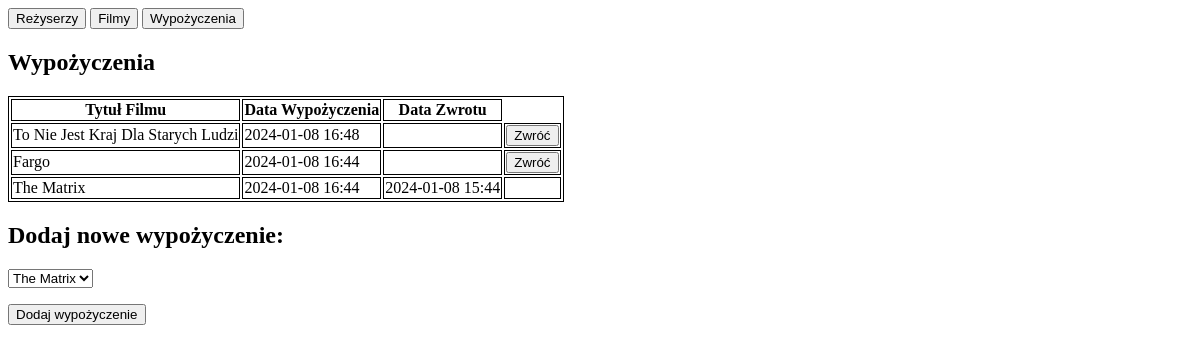
Page /loans on the earlier database version.
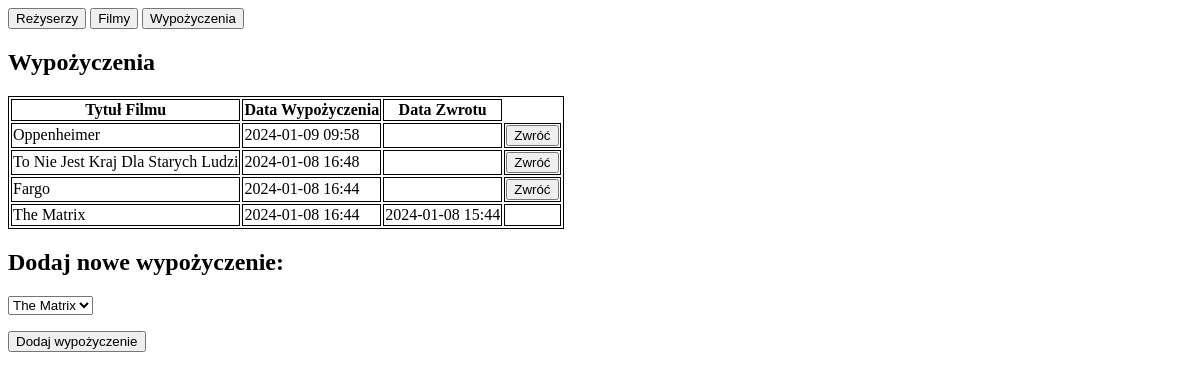
Same page on the later database version.
### website/models.py (models this page shows, shortened)
class Loan(db.Model):
    id = db.Column(db.Integer, primary_key=True)
    movie_id = db.Column(db.Integer, db.ForeignKey("movie.id"), nullable=False)
    borrowed_date = db.Column(db.DateTime, default=datetime.now)
    returned_date = db.Column(db.DateTime, nullable=True)
    movie = db.relationship("Movie", back_populates="loan")

class Movie(db.Model):
    id = db.Column(db.Integer, primary_key=True)
    title = db.Column(db.String(100))
    opinion = db.Column(db.String(500))
    watched = db.Column(db.Boolean, default=True)
    directors = db.relationship(
        "Director", secondary=movie_director_association, back_populates="movies"
    )
    loan = db.relationship("Loan", back_populates="movie", uselist=False)

### website/views.py (the view, shortened to what this page needs)
@views.route("/loans", methods=["GET", "POST"])
def loans_list():
    loans = Loan.query.order_by(Loan.borrowed_date.desc()).all()
    subquery = (
        db.session.query(Loan.movie_id).filter(Loan.returned_date == None).subquery()
    )
    movies = Movie.query.filter(~Movie.id.in_(subquery)).all()
    return render_template("loans.html", loans=loans, movies=movies)

### website/templates/loans.html (shortened to what this page needs)
<!DOCTYPE html>
<html lang="en">
<head>
</head>
<body>
<a href="/directors"><input type="submit" value="Reżyserzy"></a>
<a href="/movies"><input type="submit" value="Filmy"></a>
<a href="/loans"><input type="submit" value="Wypożyczenia"></a>
<h2>Wypożyczenia</h2>
<table>
    <thead>
        <th>Tytuł Filmu</th>
        <th>Data Wypożyczenia</th>
        <th>Data Zwrotu</th>
    </thead>
    {% for loan in loans %}
    <tr>
        <td>{{ loan.movie.title }}</td>
        <td>{{ loan.borrowed_date.strftime('%Y-%m-%d %H:%M') }}</td>
        <td>{{ loan.returned_date.strftime('%Y-%m-%d %H:%M') if loan.returned_date else '' }}</td>
        <td>
            {% if not loan.returned_date %}
                <form method="POST" action="{{ url_for('views.return_movie', loan_id=loan.id) }}" onclick="event.stopPropagation();">
                    <input type="submit" value="Zwróć">
                </form>
            {% endif %}
        </td>
    </tr>
    {% endfor %}
</table>
<div>
    <h2> Dodaj nowe wypożyczenie: </h2>
    <form method="POST">
        <div class="text-center">
            <p>
                <select name="movie_id">
                    {% for movie in movies %}
                        <option value="{{ movie.id }}">{{ movie.title }}</option>
                    {% endfor %}
                </select>
            </p>
        </div>
        <input type="submit" value="Dodaj wypożyczenie">
    </form>
</div>
</body>
</html>

Differences in the rows shown:
added Loan: movie "Oppenheimer", borrowed_date "2024-01-09 09:58"
